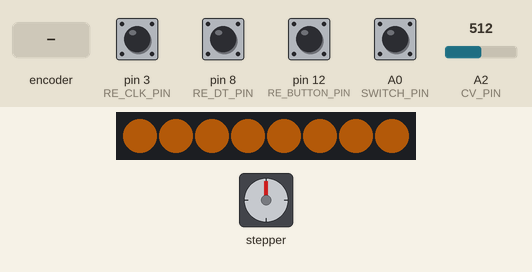
The sketch below on a simulated Arduino Nano, built with avr-gcc and run on an emulated ATmega328P. On the bench: stepper motor, 8 RGB LEDs in strip order, left to right. Wiring (inferred from the names in the program): stepper motor (200 steps per turn assumed): coils pin 9, pin 7, pin 5, pin 6. Inputs (shaded band) come from the test bench; at power-on: A0 (SWITCH_PIN), pin 3 (RE_CLK_PIN), pin 8 (RE_DT_PIN), pin 12 (RE_BUTTON_PIN) HIGH, A2 (CV_PIN) = 512. Dim RGB values are drawn brighter than linear; MIDI output is not drawn.

Above: at 1.2 s.
1.3 s: rotary encoder on pin 3 (RE_CLK_PIN) / pin 8 (RE_DT_PIN) turned 1 step (first pin leading)
At 2.0 s:
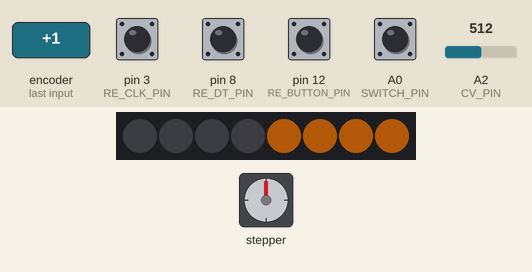
4.0 s: A0 (SWITCH_PIN) pulled LOW for 0.15 s
At 4.12 s:
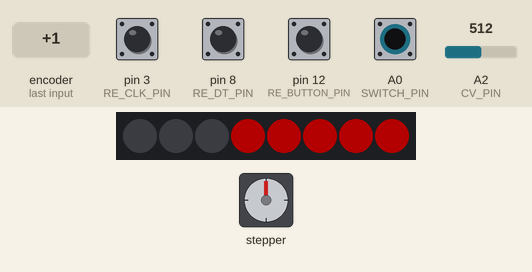
5.7 s: pin 12 (RE_BUTTON_PIN) pulled LOW for 0.15 s
At 6.2 s:
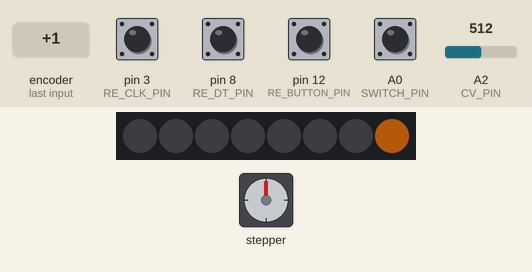
7.3 s: pin 12 (RE_BUTTON_PIN) pulled LOW for 1 s
At 8.6 s:
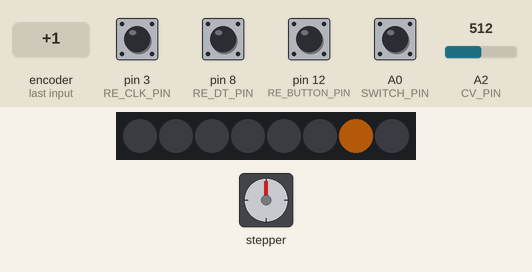
9.8 s: rotary encoder on pin 3 (RE_CLK_PIN) / pin 8 (RE_DT_PIN) turned 2 steps (second pin leading)
At 10.9 s:
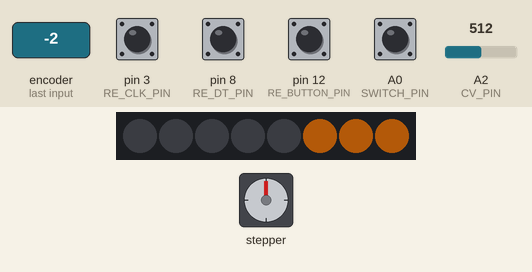
12.7 s: A0 (SWITCH_PIN) pulled LOW for 1 s
At 14.1 s:
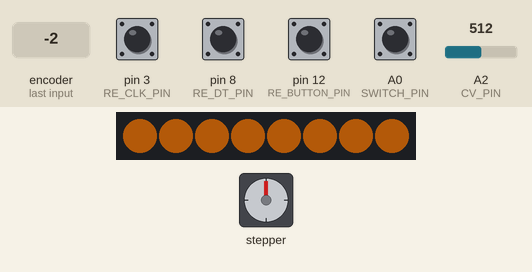
Timing chart, 0 to 15.7 s (numbered marks = the images above; inputs shaded):
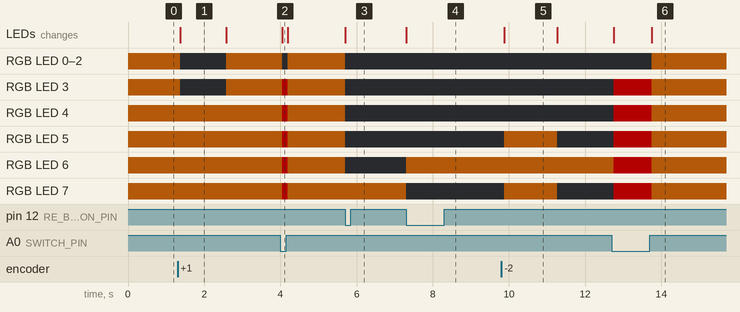

Measured:
- after the input at 1.3 s, RGB LED 0–3: RGB(60, 30, 3) → off after 0.08 s, → RGB(60, 30, 3) 1.2 s later; the LEDs: change after 0.08 s (image 1)
- after the input at 4.0 s, RGB LED 0–2: RGB(60, 30, 3) → off after 0.05 s, → RGB(60, 30, 3) 0.15 s later; RGB LED 3–7: RGB(60, 30, 3) → RGB(60, 0, 0) after 0.05 s, → RGB(60, 30, 3) 0.15 s later; the LEDs: change after 0.05 s (image 2)
- after the input at 5.7 s, RGB LED 0–6: RGB(60, 30, 3) → off at once; the LEDs: change at once (image 3)
- after the input at 7.3 s, RGB LED 6: off → RGB(60, 30, 3) at once; RGB LED 7: RGB(60, 30, 3) → off at once; the LEDs: change at once (image 4)
- after the input at 9.8 s, RGB LED 5, RGB LED 7: off → RGB(60, 30, 3) after 0.08 s, → off 1.4 s later; the LEDs: change after 0.08 s (image 5)
- after the input at 12.7 s, RGB LED 0–2: off → RGB(60, 30, 3) after 1.1 s; RGB LED 3–5, RGB LED 7: off → RGB(60, 0, 0) after 0.05 s, → RGB(60, 30, 3) 1.0 s later; RGB LED 6: RGB(60, 30, 3) → RGB(60, 0, 0) after 0.05 s, → RGB(60, 30, 3) 1.0 s later; the LEDs: first change after 0.05 s (image 6 shows a later state)
- what the display in image 1 shows lasts 1.2 s, from 1.4 s to 2.6 s

The sketch:

lunt_cv.ino
```cpp
// ----------------------------------------------------------------------------------
// POLYCULE | LUNT CV | CV-reactive light controller
// ----------------------------------------------------------------------------------
// Arduino Nano + RobotDyn 4-channel AC dimmer + rotary encoder + 8px NeoPixel strip
// + 1/4" TRS control-voltage input (ring -> A2, sleeve -> GND, tip unused).
//
// Lunt with the ANIMATION mode replaced by a CV mode: an envelope follower (e.g. an
// Empress ZOIA sending CV out of its control port, fed by a drum mic) drives the bulbs,
// so they flash with the hits.
//
// The SWITCH chooses one of two modes:
//
//   * MANUAL (strip = warm yellow) - same as lunt.ino, minus the clock-indicator toggles
//       - Encoder press : cycle ALL -> 1 -> 2 -> 3 -> 4 -> STRIP.
//       - Encoder turn  : set the target's brightness (MIDI notes/CC also set bulbs).
//         STRIP = NeoPixel indicator brightness (applies to both modes).
//       - Strip: ALL = all pixels, Light N = the Nth pixel. Turning briefly shows a
//         brightness bar, then reverts to the pixel-number display.
//
//   * CV (strip = red level meter)
//       - All four bulbs follow the CV on A2: silence = FLOOR, full signal = full on.
//         The floor keeps the filaments warm so the bulbs respond faster to hits.
//       - Encoder turn  : adjust the selected setting.
//         FLOOR = bulb brightness with no signal (right = brighter).
//         SENS  = sensitivity: how little CV it takes to reach full (right = more).
//       - Encoder press : toggle the setting FLOOR (orange bar) <-> SENS (blue bar).
//       - Strip: a live red meter of the CV level (leftmost pixel alone = silence). While
//         you turn or press, it briefly shows the selected setting's bar instead.
//       - MIDI notes/CC are ignored.
// ----------------------------------------------------------------------------------
#include <MIDI.h>
#include <Adafruit_NeoPixel.h>
#include "dimmable_light.h"

// ================================ CONFIG / KNOBS ==================================
// Switch level that selects CV mode. The switch is INPUT_PULLUP, so it idles
// HIGH (= MANUAL) and reads LOW when closed to GND (= CV). Flip if reversed.
#define CV_MODE_LEVEL      LOW

const int  ENCODER_STEP   = 8;     // MANUAL brightness change per encoder detent
const unsigned long BUTTON_DEBOUNCE_MS = 200;
// The mode switch must read the same level this long before the mode changes, so a
// noise spike (e.g. from the dimmer) can't flip modes and reset the bulbs.
const unsigned long SWITCH_DEBOUNCE_MS = 50;
const byte MANUAL_RESET_BRIGHTNESS = 128;   // all bulbs reset to this on entering MANUAL
const byte STRIP_BRIGHTNESS_DEFAULT = 60;   // NeoPixel indicator brightness at boot, 0-255
const byte STRIP_BRIGHTNESS_MIN = 5;        // floor so the indicator never goes fully dark

// MIDI note -> light mapping (MANUAL mode). Note ON sets brightness from velocity,
// Note OFF turns the light fully off.
const byte NOTE_LIGHT[4]   = {60, 61, 62, 63};   // C4, C#4, D4, D#4
const byte NOTE_MIN_BRIGHT = 40;                 // softest visible "on" level
// MIDI CC -> light brightness mapping (MANUAL mode).
const byte CC_LIGHT[4]     = {22, 23, 24, 25};
const byte CC_ALL_BRIGHT   = 27;                 // brightness of all lights at once

// Strip feedback timing.
const unsigned long MANUAL_BRIGHT_SHOW_MS = 1200;  // brightness bar shown after a turn

// CV input. The ZOIA control port (set to CV in its Config Menu) sends 0-5 V on the RING
// of a TRS cable; the Nano reads 0-5 V as 0-1023 (~205 per volt). Bulb brightness:
//   reading <= CV_NOISE_GATE        -> FLOOR (silence)
//   reading >= full scale (SENS)    -> CV_BRIGHT_MAX
//   linear in between.
const int  CV_ADC_MAX       = 1023;  // 5 V
const int  CV_NOISE_GATE    = 20;    // readings at/below this (~0.1 V) count as silence
const int  CV_FULL_DEFAULT  = 1023;  // SENS at boot: the reading that gives full brightness
const int  CV_FULL_MIN      = 102;   // most sensitive SENS (~0.5 V = full brightness)
const int  CV_FULL_STEP     = 32;    // SENS change per encoder detent (~0.16 V)
const byte CV_FLOOR_DEFAULT = 40;    // FLOOR at boot: bulb brightness with no signal
const byte CV_FLOOR_MAX     = 160;   // the encoder can't raise the floor above this
const byte CV_FLOOR_STEP    = 4;     // FLOOR change per encoder detent
const byte CV_BRIGHT_MAX    = 255;   // bulb brightness at full CV
// The dimmer only acts once per mains half-cycle (8-10 ms), so a 2 ms update is plenty.
const unsigned long CV_UPDATE_MS = 2;           // read the CV / update the bulbs this often
// Each strip refresh briefly blocks interrupts (and so the dimmer timing): cap its rate.
const unsigned long CV_METER_REFRESH_MS = 40;   // meter redraw limit (~25 fps)
const unsigned long CV_SETTING_SHOW_MS = 1200;  // setting bar shown after a turn / press

static_assert(CV_FULL_MIN > CV_NOISE_GATE, "SENS full scale must stay above the noise gate");

// -------------------------------- CONTROLLER IO -----------------------------------
const byte SWITCH_PIN     = A0;   // mode switch  (D14)
const byte LED_PIN        = A1;   // NeoPixel data (D15)
const byte CV_PIN         = A2;   // CV in: TRS ring (sleeve -> GND)
const byte RE_CLK_PIN     = 3;    // encoder A / CLK (INT1)
const byte RE_DT_PIN      = 8;    // encoder B / DT
const byte RE_BUTTON_PIN  = 12;   // encoder push button

// -------------------------------- DIMMER SETUP ------------------------------------
const byte DIM_SYNC_PIN   = 2;    // zero-cross sync (INT0) - required by the library
const byte DIM1_PIN       = 9;
const byte DIM2_PIN       = 7;
const byte DIM3_PIN       = 5;
const byte DIM4_PIN       = 6;

DimmableLight dimLight1(DIM1_PIN);
DimmableLight dimLight2(DIM2_PIN);
DimmableLight dimLight3(DIM3_PIN);
DimmableLight dimLight4(DIM4_PIN);
DimmableLight* gLights[4] = {&dimLight1, &dimLight2, &dimLight3, &dimLight4};

const byte NUM_LIGHTS = 4;
byte gBrightness[NUM_LIGHTS] = {0, 0, 0, 0};

// ---------------------------------- MIDI SETUP ------------------------------------
MIDI_CREATE_DEFAULT_INSTANCE();
#define MIDI_CHANNEL 15

// -------------------------------- NEOPIXEL SETUP ----------------------------------
const byte NUM_PIXELS = 8;
Adafruit_NeoPixel ledStrip = Adafruit_NeoPixel(NUM_PIXELS, LED_PIN, NEO_GRB + NEO_KHZ800);
uint32_t COLOR_WARM;            // MANUAL mode color  (set in setup once ledStrip exists)
uint32_t COLOR_RED;             // CV mode level meter
uint32_t COLOR_FLOOR_ORANGE;    // CV mode FLOOR setting bar
uint32_t COLOR_SENS_BLUE;       // CV mode SENS setting bar

// -------------------------------- STATE / RUNTIME ---------------------------------
enum Mode { MODE_MANUAL, MODE_CV };
Mode gMode = MODE_MANUAL;
Mode gSwitchReading = MODE_MANUAL;     // last raw switch reading (debounce)
unsigned long gSwitchChangedAt = 0;    // when the raw reading last changed

bool gStripDirty = true;

// MANUAL targets, cycled by the encoder button:
//   0 = ALL, 1..4 = single light, STRIP = NeoPixel brightness.
const byte STRIP_TARGET       = NUM_LIGHTS + 1;   // = 5
const byte NUM_MANUAL_TARGETS = NUM_LIGHTS + 2;   // = 6
byte gSelected = 0;
bool gManualBrightActive = false;
unsigned long gManualBrightUntil = 0;
byte gStripBrightness = STRIP_BRIGHTNESS_DEFAULT;   // NeoPixel brightness, applies to all modes

// CV mode. Settings live in RAM and are kept across mode switches (reset on power-up).
enum CvTarget { CV_FLOOR, CV_SENS };
CvTarget gCvTarget = CV_FLOOR;     // setting the encoder adjusts
byte gCvFloor = CV_FLOOR_DEFAULT;  // bulb brightness with no signal
int  gCvFull = CV_FULL_DEFAULT;    // reading that gives full brightness (lower = more sensitive)
int  gCvOut = -1;                  // brightness last written to the bulbs (-1 = force a write)
unsigned long gCvReadAt = 0;       // last CV read
byte gCvMeter = 0;                 // meter level, 0..NUM_PIXELS-1 pixels after the leftmost
byte gCvMeterShown = 0xFF;         // meter level on the strip (0xFF = force a redraw)
unsigned long gCvMeterDrawnAt = 0;
bool gCvSettingActive = false;     // showing the FLOOR / SENS bar instead of the meter
unsigned long gCvSettingAt = 0;

// Encoder button.
bool gBtnDown = false;
unsigned long gBtnUpAt = 0;

// Rotary encoder: polled quadrature state-table decoder (Ben Buxton style).
#define R_START     0x0
#define R_CW_FINAL  0x1
#define R_CW_BEGIN  0x2
#define R_CW_NEXT   0x3
#define R_CCW_BEGIN 0x4
#define R_CCW_FINAL 0x5
#define R_CCW_NEXT  0x6
#define DIR_NONE    0x0
#define DIR_CW      0x10
#define DIR_CCW     0x20
const unsigned char ENCODER_TABLE[7][4] = {
  {R_START,    R_CW_BEGIN,  R_CCW_BEGIN, R_START},
  {R_CW_NEXT,  R_START,     R_CW_FINAL,  R_START | DIR_CW},
  {R_CW_NEXT,  R_CW_BEGIN,  R_START,     R_START},
  {R_CW_NEXT,  R_CW_BEGIN,  R_CW_FINAL,  R_START},
  {R_CCW_NEXT, R_START,     R_CCW_BEGIN, R_START},
  {R_CCW_NEXT, R_CCW_FINAL, R_START,     R_START | DIR_CCW},
  {R_CCW_NEXT, R_CCW_FINAL, R_CCW_BEGIN, R_START},
};
unsigned char gEncoderState = R_START;

// ----------------------------------------------------------------------------------
// >x< SETUP >x<
// ----------------------------------------------------------------------------------
void setup() {
  MIDI.begin(MIDI_CHANNEL);
  MIDI.setHandleNoteOn(handleNoteOn);
  MIDI.setHandleNoteOff(handleNoteOff);
  MIDI.setHandleControlChange(handleControlChange);

  pinMode(RE_CLK_PIN, INPUT_PULLUP);
  pinMode(RE_DT_PIN, INPUT_PULLUP);
  pinMode(RE_BUTTON_PIN, INPUT_PULLUP);
  pinMode(SWITCH_PIN, INPUT_PULLUP);
  pinMode(CV_PIN, INPUT);            // no pull-up: the CV source drives it

  ledStrip.begin();
  ledStrip.setBrightness(gStripBrightness);
  COLOR_WARM = ledStrip.Color(255, 130, 15);
  COLOR_RED  = ledStrip.Color(255, 0, 0);
  COLOR_FLOOR_ORANGE = ledStrip.Color(255, 90, 0);
  COLOR_SENS_BLUE    = ledStrip.Color(0, 0, 255);
  clearStrip();

  DimmableLight::setSyncPin(DIM_SYNC_PIN);
  DimmableLight::begin();

  gMode = gSwitchReading = readModeSwitch();
  gSwitchChangedAt = millis();
  onModeChange();
}

// ----------------------------------------------------------------------------------
// >x< LOOP >x<
// ----------------------------------------------------------------------------------
void loop() {
  updateModeSwitch();

  MIDI.read();           // notes/CC act only in MANUAL (gated in the handlers)
  handleEncoder();
  handleButton();

  if (gMode == MODE_MANUAL) {
    // Revert the brightness bar to the pixel-number display after a timeout.
    if (gManualBrightActive && millis() >= gManualBrightUntil) {
      gManualBrightActive = false;
      gStripDirty = true;
    }
  } else {
    updateCv();
    // Revert the setting bar to the meter after a timeout.
    if (gCvSettingActive && millis() - gCvSettingAt >= CV_SETTING_SHOW_MS) {
      gCvSettingActive = false;
      gStripDirty = true;
    }
    // Redraw the meter when its level changed, at most every CV_METER_REFRESH_MS.
    if (!gCvSettingActive && gCvMeter != gCvMeterShown &&
        millis() - gCvMeterDrawnAt >= CV_METER_REFRESH_MS) {
      gStripDirty = true;
    }
  }

  if (gStripDirty) {
    drawStrip();
    gStripDirty = false;
  }
}

Mode readModeSwitch() {
  return (digitalRead(SWITCH_PIN) == CV_MODE_LEVEL) ? MODE_CV : MODE_MANUAL;
}

// Change mode only once the switch has read the new level for SWITCH_DEBOUNCE_MS.
void updateModeSwitch() {
  Mode r = readModeSwitch();
  if (r != gSwitchReading) {               // reading changed: restart the steady timer
    gSwitchReading = r;
    gSwitchChangedAt = millis();
  } else if (r != gMode && millis() - gSwitchChangedAt >= SWITCH_DEBOUNCE_MS) {
    gMode = r;
    onModeChange();
  }
}

void onModeChange() {
  gEncoderState = R_START;
  if (gMode == MODE_MANUAL) {
    gSelected = 0;
    gManualBrightActive = false;
    setAllLights(MANUAL_RESET_BRIGHTNESS);   // clean slate (no bulbs stuck from CV mode)
  } else {
    gCvSettingActive = false;
    gCvOut = -1;                    // write the bulbs on the first CV read
    gCvMeterShown = 0xFF;           // draw the meter right away
    gCvReadAt = millis() - CV_UPDATE_MS;
  }
  gStripDirty = true;
}

// ----------------------------------------------------------------------------------
// DIMMER HELPERS
// ----------------------------------------------------------------------------------
void setLight(byte index, int value) {
  value = constrain(value, 0, 255);
  gBrightness[index] = (byte)value;
  gLights[index]->setBrightness((byte)value);
}

void setAllLights(int value) {
  for (byte i = 0; i < NUM_LIGHTS; i++) setLight(i, value);
}

// ----------------------------------------------------------------------------------
// ROTARY ENCODER
// ----------------------------------------------------------------------------------
unsigned char readEncoder() {
  unsigned char pinState = (digitalRead(RE_DT_PIN) << 1) | digitalRead(RE_CLK_PIN);
  gEncoderState = ENCODER_TABLE[gEncoderState & 0x0F][pinState];
  return gEncoderState & 0x30;
}

void handleEncoder() {
  unsigned char dir = readEncoder();
  if (dir == DIR_NONE) {
    return;
  }
  bool right = (dir == DIR_CCW);   // DIR_CW is a left turn on this wiring

  if (gMode == MODE_MANUAL) {
    int delta = right ? ENCODER_STEP : -ENCODER_STEP;
    if (gSelected == STRIP_TARGET) {            // set the NeoPixel indicator brightness
      gStripBrightness = constrain(gStripBrightness + delta, STRIP_BRIGHTNESS_MIN, 255);
      ledStrip.setBrightness(gStripBrightness);
      gStripDirty = true;
    } else {
      if (gSelected == 0) {
        for (byte i = 0; i < NUM_LIGHTS; i++) setLight(i, gBrightness[i] + delta);
      } else {
        setLight(gSelected - 1, gBrightness[gSelected - 1] + delta);
      }
      gManualBrightActive = true;               // show the brightness bar
      gManualBrightUntil = millis() + MANUAL_BRIGHT_SHOW_MS;
      gStripDirty = true;
    }
  } else if (gCvTarget == CV_FLOOR) {           // CV: right = brighter floor
    int step = right ? CV_FLOOR_STEP : -CV_FLOOR_STEP;
    gCvFloor = constrain(gCvFloor + step, 0, CV_FLOOR_MAX);
    showCvSetting();
  } else {                                      // CV: right = more sensitive (lower full scale)
    int step = right ? -CV_FULL_STEP : CV_FULL_STEP;
    gCvFull = constrain(gCvFull + step, CV_FULL_MIN, CV_ADC_MAX);
    showCvSetting();
  }
}

void handleButton() {
  bool pressed = (digitalRead(RE_BUTTON_PIN) == LOW);
  unsigned long now = millis();

  if (pressed && !gBtnDown && (now - gBtnUpAt > BUTTON_DEBOUNCE_MS)) {
    // --- press-down edge ---
    gBtnDown = true;
    if (gMode == MODE_MANUAL) {
      gSelected = (gSelected + 1) % NUM_MANUAL_TARGETS;   // ALL, 1-4, STRIP
      gManualBrightActive = false;
      gStripDirty = true;
    } else {
      gCvTarget = (gCvTarget == CV_FLOOR) ? CV_SENS : CV_FLOOR;
      showCvSetting();
    }
  } else if (!pressed && gBtnDown) {
    // --- release ---
    gBtnDown = false;
    gBtnUpAt = now;
  }
}

// ----------------------------------------------------------------------------------
// MIDI NOTE / CC HANDLERS (MANUAL mode only)
// ----------------------------------------------------------------------------------
void handleNoteOn(byte channel, byte pitch, byte velocity) {
  if (gMode != MODE_MANUAL) return;
  if (velocity == 0) { handleNoteOff(channel, pitch, velocity); return; }
  for (byte i = 0; i < NUM_LIGHTS; i++) {
    if (pitch == NOTE_LIGHT[i]) { setLight(i, map(velocity, 1, 127, NOTE_MIN_BRIGHT, 255)); break; }
  }
}

void handleNoteOff(byte channel, byte pitch, byte velocity) {
  if (gMode != MODE_MANUAL) return;
  for (byte i = 0; i < NUM_LIGHTS; i++) {
    if (pitch == NOTE_LIGHT[i]) { setLight(i, 0); break; }
  }
}

void handleControlChange(byte channel, byte number, byte value) {
  if (gMode != MODE_MANUAL) return;
  for (byte i = 0; i < NUM_LIGHTS; i++) {
    if (number == CC_LIGHT[i]) { setLight(i, map(value, 0, 127, 0, 255)); return; }
  }
  if (number == CC_ALL_BRIGHT) setAllLights(map(value, 0, 127, 0, 255));
}

// ----------------------------------------------------------------------------------
// CV INPUT
// ----------------------------------------------------------------------------------
// Read the CV and map it onto the bulbs: gate -> FLOOR, full scale -> CV_BRIGHT_MAX.
void updateCv() {
  unsigned long now = millis();
  if (now - gCvReadAt < CV_UPDATE_MS) return;
  gCvReadAt = now;

  int raw  = analogRead(CV_PIN);
  long span = gCvFull - CV_NOISE_GATE;                  // > 0 (see static_assert)
  long x    = constrain((long)raw - CV_NOISE_GATE, 0L, span);   // 0..span above the gate

  int b = gCvFloor + (int)((CV_BRIGHT_MAX - gCvFloor) * x / span);
  if (b != gCvOut) {                                    // only touch the dimmer on a change
    gCvOut = b;
    setAllLights(b);
  }

  // Meter: pixels after the leftmost one, rounded up so any signal above the gate shows.
  gCvMeter = (byte)((x * (NUM_PIXELS - 1) + span - 1) / span);
}

// Show the selected setting's bar on the strip for CV_SETTING_SHOW_MS.
void showCvSetting() {
  gCvSettingActive = true;
  gCvSettingAt = millis();
  gStripDirty = true;
}

// ----------------------------------------------------------------------------------
// NEOPIXEL STRIP
// ----------------------------------------------------------------------------------
// Logical pixel 0 is the far-left LED. The strip's data-in end is physically on the
// right, so map logical -> physical in reverse. The buffer helpers don't show();
// drawStrip() composites the content and then calls show() once.
void setLogicalPixel(byte index, uint32_t color) {
  ledStrip.setPixelColor(NUM_PIXELS - 1 - index, color);
}

void clearBuffer() {
  for (byte i = 0; i < NUM_PIXELS; i++) ledStrip.setPixelColor(i, 0);
}

void clearStrip() {
  clearBuffer();
  ledStrip.show();
}

void fillPixels(uint32_t color, byte litCount) {
  for (byte i = 0; i < NUM_PIXELS; i++)
    ledStrip.setPixelColor(i, i >= (NUM_PIXELS - litCount) ? color : 0);
}

void lightOnePixel(byte index, uint32_t color) {
  clearBuffer();
  setLogicalPixel(index, color);
}

void drawManualContent() {
  if (gSelected == STRIP_TARGET) {                   // strip brightness bar (dims live)
    fillPixels(COLOR_WARM, map(gStripBrightness, 0, 255, 1, NUM_PIXELS));
  } else if (gManualBrightActive) {                  // bulb brightness bar
    byte b;
    if (gSelected == 0) {
      int sum = 0;
      for (byte i = 0; i < NUM_LIGHTS; i++) sum += gBrightness[i];
      b = sum / NUM_LIGHTS;
    } else {
      b = gBrightness[gSelected - 1];
    }
    fillPixels(COLOR_WARM, map(b, 0, 255, 0, NUM_PIXELS));
  } else if (gSelected == 0) {                       // ALL -> every pixel
    fillPixels(COLOR_WARM, NUM_PIXELS);
  } else {                                           // Light N -> the Nth pixel
    lightOnePixel(gSelected - 1, COLOR_WARM);
  }
}

void drawCvContent() {
  if (gCvSettingActive && gCvTarget == CV_FLOOR) {   // FLOOR bar: position in 0..CV_FLOOR_MAX
    fillPixels(COLOR_FLOOR_ORANGE, map(gCvFloor, 0, CV_FLOOR_MAX, 1, NUM_PIXELS));
  } else if (gCvSettingActive) {                     // SENS bar: fuller = more sensitive
    fillPixels(COLOR_SENS_BLUE, map(gCvFull, CV_ADC_MAX, CV_FULL_MIN, 1, NUM_PIXELS));
  } else {                                           // live CV meter (leftmost always lit)
    fillPixels(COLOR_RED, 1 + gCvMeter);
    gCvMeterShown = gCvMeter;
    gCvMeterDrawnAt = millis();
  }
}

void drawStrip() {
  if (gMode == MODE_MANUAL) {
    drawManualContent();
  } else {
    drawCvContent();
  }
  ledStrip.show();
}
```
